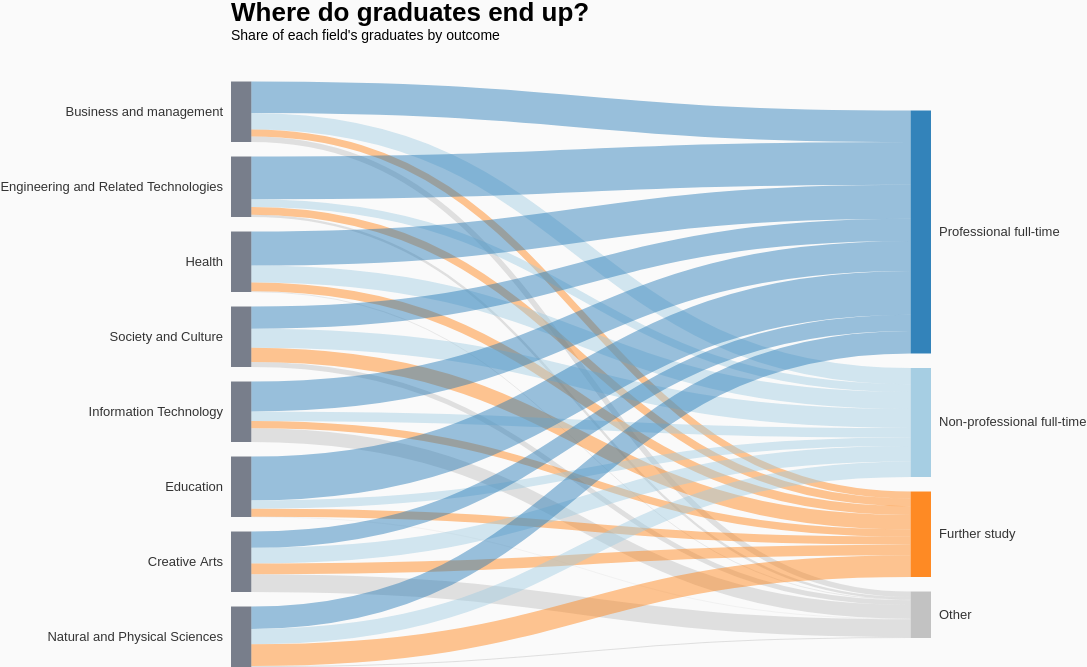

Describe this chart as a Vega-Lite specification.
### Vega specification from a JSON file in a GitHub repository (floating-point values rounded to 4 significant figures)
{"$schema": "https://vega.github.io/schema/vega/v5.json", "description": "One-level Sankey: field of study -> graduate outcome", "width": 700, "height": 600, "padding": {"left": 240, "right": 210, "top": 70, "bottom": 20}, "background": "#fafafa", "title": {"text": "Where do graduates end up?", "subtitle": "Share of each field's graduates by outcome", "fontSize": 26, "subtitleFontSize": 14, "anchor": "start", "frame": "group", "offset": 24}, "params": [{"name": "fieldFilter", "value": "All"}], "transform": [{"filter": "fieldFilter === 'All' || datum.Field === fieldFilter"}], "signals": [{"name": "standardGap", "value": 3, "description": "Gap between boxes, as % of the tallest stack"}, {"name": "base", "value": "center", "description": "Stack offset: center or zero"}], "data": [{"name": "nodes", "values": [{"category": "Business and management", "stack": 1, "sort": 1, "labels": "left", "gap": 0}, {"category": "Engineering and Related Technologies", "stack": 1, "sort": 2, "labels": "left", "gap": 0}, {"category": "Health", "stack": 1, "sort": 3, "labels": "left", "gap": 0}, {"category": "Society and Culture", "stack": 1, "sort": 4, "labels": "left", "gap": 0}, {"category": "Information Technology", "stack": 1, "sort": 5, "labels": "left", "gap": 0}, {"category": "Education", "stack": 1, "sort": 6, "labels": "left", "gap": 0}, {"category": "Creative Arts", "stack": 1, "sort": 7, "labels": "left", "gap": 0}, {"category": "Natural and Physical Sciences", "stack": 1, "sort": 8, "labels": "left", "gap": 0}, {"category": "Professional full-time", "stack": 2, "sort": 1, "labels": "right", "gap": 0}, {"category": "Non-professional full-time", "stack": 2, "sort": 2, "labels": "right", "gap": 0}, {"category": "Further study", "stack": 2, "sort": 3, "labels": "right", "gap": 0}, {"category": "Other", "stack": 2, "sort": 4, "labels": "right", "gap": 0}]}, {"name": "wide", "values": [{"source": "Business and management", "Professional full-time": 52.19, "Non-professional full-time": 27.01, "Further study": 11.6, "Other": 9.2}, {"source": "Engineering and Related Technologies", "Professional full-time": 70.56, "Non-professional full-time": 12.84, "Further study": 12.7, "Other": 3.9}, {"source": "Health", "Professional full-time": 56.26, "Non-professional full-time": 27.96, "Further study": 14.63, "Other": 1.15}, {"source": "Society and Culture", "Professional full-time": 36.58, "Non-professional full-time": 31.42, "Further study": 23.9, "Other": 8.1}, {"source": "Information Technology", "Professional full-time": 49.5, "Non-professional full-time": 15.8, "Further study": 12.0, "Other": 22.7}, {"source": "Education", "Professional full-time": 72.41, "Non-professional full-time": 13.79, "Further study": 13.2, "Other": 0.6}, {"source": "Creative Arts", "Professional full-time": 27.03, "Non-professional full-time": 25.97, "Further study": 17.6, "Other": 29.4}, {"source": "Natural and Physical Sciences", "Professional full-time": 37.07, "Non-professional full-time": 25.33, "Further study": 35.9, "Other": 1.7}]}, {"name": "links", "source": "wide", "transform": [{"type": "fold", "fields": ["Professional full-time", "Non-professional full-time", "Further study", "Other"], "as": ["destination", "value"]}]}, {"name": "stacks", "source": "links", "transform": [{"type": "formula", "as": "end", "expr": "['source','destination']"}, {"type": "formula", "as": "name", "expr": "[datum.source, datum.destination]"}, {"type": "project", "fields": ["end", "name", "value"]}, {"type": "flatten", "fields": ["end", "name"]}, {"type": "lookup", "from": "nodes", "key": "category", "values": ["stack", "sort", "gap", "labels"], "fields": ["name"], "as": ["stack", "sort", "gap", "labels"]}, {"type": "aggregate", "fields": ["value", "stack", "sort", "gap", "labels"], "groupby": ["end", "name"], "ops": ["sum", "max", "max", "max", "max"], "as": ["value", "stack", "sort", "gap", "labels"]}, {"type": "aggregate", "fields": ["value", "stack", "sort", "gap", "labels"], "groupby": ["name"], "ops": ["max", "max", "max", "max", "max"], "as": ["value", "stack", "sort", "gap", "labels"]}]}, {"name": "maxValue", "source": "stacks", "transform": [{"type": "aggregate", "fields": ["value"], "groupby": ["stack"], "ops": ["sum"], "as": ["value"]}, {"type": "aggregate", "fields": ["value"], "ops": ["max"], "as": ["value"]}]}, {"name": "plottedStacks", "source": "stacks", "transform": [{"type": "formula", "as": "spacer", "expr": "(data('maxValue')[0].value/100)*(standardGap+datum.gap)"}, {"type": "formula", "as": "type", "expr": "['data','spacer']"}, {"type": "formula", "as": "spacedValue", "expr": "[datum.value, datum.spacer]"}, {"type": "flatten", "fields": ["type", "spacedValue"]}, {"type": "stack", "groupby": ["stack"], "sort": {"field": "sort", "order": "descending"}, "field": "spacedValue", "offset": {"signal": "base"}}, {"type": "formula", "expr": "(datum.value/2)+datum.y0", "as": "yc"}]}, {"name": "finalTable", "source": "plottedStacks", "transform": [{"type": "filter", "expr": "datum.type == 'data'"}]}, {"name": "linkTable", "source": "links", "transform": [{"type": "lookup", "from": "finalTable", "key": "name", "values": ["y0", "y1", "stack", "sort"], "fields": ["source"], "as": ["sourceStacky0", "sourceStacky1", "sourceStack", "sourceSort"]}, {"type": "lookup", "from": "finalTable", "key": "name", "values": ["y0", "y1", "stack", "sort"], "fields": ["destination"], "as": ["destinationStacky0", "destinationStacky1", "destinationStack", "destinationSort"]}, {"type": "stack", "groupby": ["source"], "sort": {"field": "destinationSort", "order": "descending"}, "field": "value", "offset": "zero", "as": ["syi0", "syi1"]}, {"type": "formula", "expr": "datum.syi0+datum.sourceStacky0", "as": "sy0"}, {"type": "stack", "groupby": ["destination"], "sort": {"field": "sourceSort", "order": "descending"}, "field": "value", "offset": "zero", "as": ["dyi0", "dyi1"]}, {"type": "formula", "expr": "datum.dyi0+datum.destinationStacky0", "as": "dy0"}, {"type": "formula", "expr": "(datum.value/2)+datum.sy0", "as": "syc"}, {"type": "formula", "expr": "(datum.value/2)+datum.dy0", "as": "dyc"}, {"type": "linkpath", "orient": "horizontal", "shape": "diagonal", "sourceY": {"expr": "scale('y', datum.syc)"}, "sourceX": {"expr": "scale('x', toNumber(datum.sourceStack)) + bandwidth('x')"}, "targetY": {"expr": "scale('y', datum.dyc)"}, "targetX": {"expr": "scale('x', datum.destinationStack)"}}, {"type": "formula", "expr": "range('y')[0]-scale('y', datum.value)", "as": "strokeWidth"}]}], "scales": [{"name": "x", "type": "band", "range": "width", "domain": {"data": "finalTable", "field": "stack"}, "paddingInner": 0.97}, {"name": "y", "type": "linear", "range": "height", "domain": {"data": "plottedStacks", "field": "y1"}, "zero": true}, {"name": "color", "type": "ordinal", "domain": ["Professional full-time", "Non-professional full-time", "Further study", "Other"], "range": ["#1f77b4", "#9ecae1", "#ff7f0e", "#bdbdbd"]}], "marks": [{"type": "rect", "from": {"data": "finalTable"}, "encode": {"update": {"x": {"scale": "x", "field": "stack"}, "width": {"scale": "x", "band": 1}, "y": {"scale": "y", "field": "y0"}, "y2": {"scale": "y", "field": "y1"}, "fill": {"signal": "datum.stack == 1 ? '#6b7280' : scale('color', datum.name)"}, "fillOpacity": {"value": 0.9}, "tooltip": {"signal": "{'Name': datum.name}"}}, "hover": {"fillOpacity": {"value": 1}}}}, {"type": "path", "name": "linkPaths", "from": {"data": "linkTable"}, "clip": true, "encode": {"update": {"path": {"field": "path"}, "strokeWidth": {"field": "strokeWidth"}, "stroke": {"field": "destination", "scale": "color"}, "strokeOpacity": {"value": 0.45}, "tooltip": {"signal": "{'Field': datum.source, 'Outcome': datum.destination, 'Share of graduates': format(datum.value, '.1f') + '%'}"}}, "hover": {"strokeOpacity": {"value": 0.85}}}}, {"type": "text", "from": {"data": "finalTable"}, "encode": {"update": {"x": {"signal": "datum.labels == 'left' ? scale('x', datum.stack) - 8 : scale('x', datum.stack) + bandwidth('x') + 8"}, "y": {"signal": "scale('y', datum.yc)"}, "text": {"field": "name"}, "align": {"signal": "datum.labels == 'left' ? 'right' : 'left'"}, "baseline": {"value": "middle"}, "fontSize": {"value": 13}, "fill": {"value": "#333333"}}}}]}
